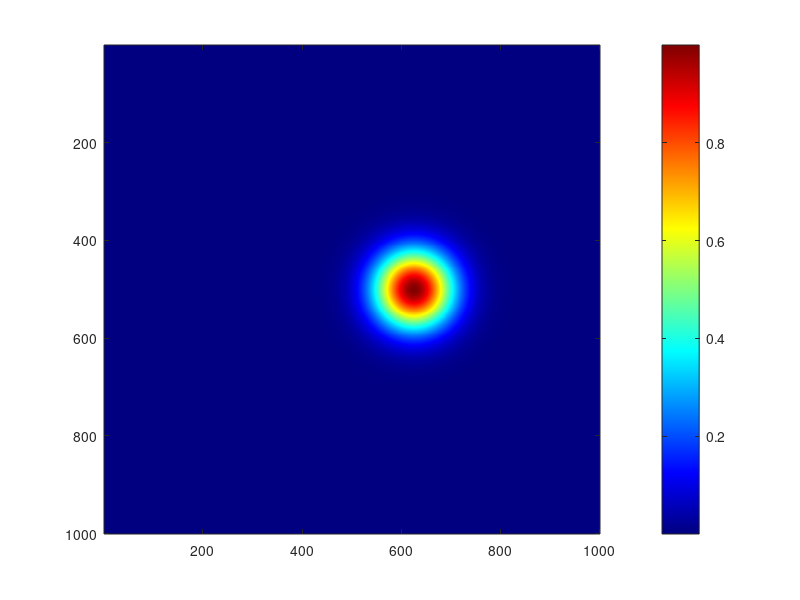

MATLAB code for this plot:
x = linspace(-2,2,1000);
y = linspace(-2,2,1000);
[X,Y] = meshgrid(x,y);
intensity = exp(-10 * ((X - 0.5).^2 + Y.^2) / 1^2);
figure
image(intensity,'CDataMapping','scaled')
colorbar
colormap(jet(4096))